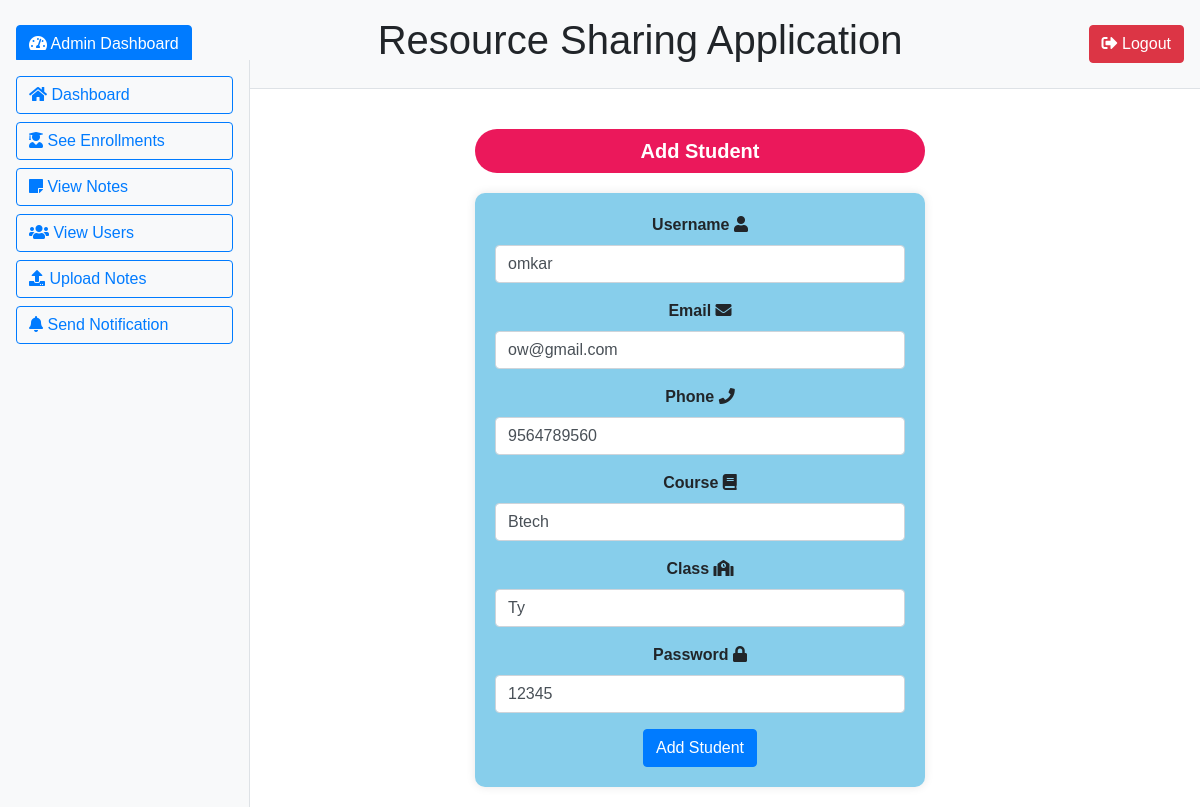
Screenshot of /add_student.php?student_id=58 (signed in) with the database file from the repository.
### tables this page shows
CREATE TABLE `admission` (
  `id` int(11) NOT NULL,
  `name` varchar(30) DEFAULT NULL,
  `email` varchar(38) DEFAULT NULL,
  `phone` varchar(10) DEFAULT NULL,
  `course` varchar(10) DEFAULT NULL,
  `class` char(10) DEFAULT NULL,
  `idcard` varchar(250) DEFAULT NULL,
  `password` varchar(50) DEFAULT NULL
);

### add_student.php (the view, shortened to what this page needs)
<?php
$host = "localhost";
$user = "root";
$password = "";
$db = "rsa";
$data = mysqli_connect($host, $user, $password, $db);
$id = $_GET['student_id'];
$sql = "SELECT * FROM admission WHERE id='$id'";
$result = mysqli_query($data, $sql);
$info = $result->fetch_assoc();
?>
<!DOCTYPE html>
<html lang="en">
<head>
    <link href="https://stackpath.bootstrapcdn.com/bootstrap/4.3.1/css/bootstrap.min.css" rel="stylesheet">
    <link href="https://cdnjs.cloudflare.com/ajax/libs/font-awesome/5.15.3/css/all.min.css" rel="stylesheet">
</head>
<body>
    <?php include 'admin_sidebar.php'; ?>
    <div>
        <main role="main" class="col-md-10 ml-sm-auto px-4 content">
            <center>
                <h1 class="main-title">Add Student</h1>
                <div class="form-container">
                    <form action="<?php echo htmlspecialchars($_SERVER["PHP_SELF"]); ?>" method="POST">
                        <div class="form-group">
                                <label class="form-label" for="name">Username <i class="fas fa-user"></i></label>
                                <input type="text" class="form-control" id="name" name="name" value="<?php echo $info['name']; ?>" required>
                            </div>
                            <div class="form-group">
                                <label class="form-label" for="email">Email <i class="fas fa-envelope"></i></label>
                                <input type="email" class="form-control" id="email" name="email" value="<?php echo $info['email']; ?>" required>
                            </div>
                            <div class="form-group">
                                <label class="form-label" for="phone">Phone <i class="fas fa-phone"></i></label>
                                <input type="text" class="form-control" id="phone" name="phone" value="<?php echo $info['phone']; ?>" required>
                            </div>
                            <div class="form-group">
                                <label class="form-label" for="course">Course <i class="fas fa-book"></i></label>
                                <input type="text" class="form-control" id="course" name="course" value="<?php echo $info['course']; ?>" required>
                            </div>
                            <div class="form-group">
                                <label class="form-label" for="class">Class <i class="fas fa-school"></i></label>
                                <input type="text" class="form-control" id="class" name="class" value="<?php echo $info['class']; ?>" required>
                            </div>
                            <div class="form-group">
                                <label class="form-label" for="password">Password <i class="fas fa-lock"></i></label>
                                <input type="text" class="form-control" id="password" name="password" value="<?php echo $info['password']; ?>" required>
                            </div>
                            <div>
                        <input type="submit" class="btn btn-primary" name="add_student" value="Add Student">
                    </form>
                </div>
            </center>
        </main>
    </div>
</body>
</html>

### add_student.php (style rules this page uses)
.main-title { background-color: #eb185b; color: white; text-align: center; font-weight: bold; width: 450px; padding: 10px; font-size: 20px; border-radius: 6em; margin: 20px auto; }
.form-container { background-color: skyblue; padding: 20px; border-radius: 10px; box-shadow: 0 0 10px rgba(0,0,0,0.1); margin-top: 20px; width: 450px; height: auto; }
.form-label { font-weight: bold; }
.content { margin-left: 220px; padding: 20px; }

### admin_sidebar.php (style rules this page uses)
body { font-family: Arial, sans-serif; }

### rows the page displays
admission: name "omkar", email "ow@gmail.com", phone "9564789560", course "Btech", class "Ty", password "12345"
